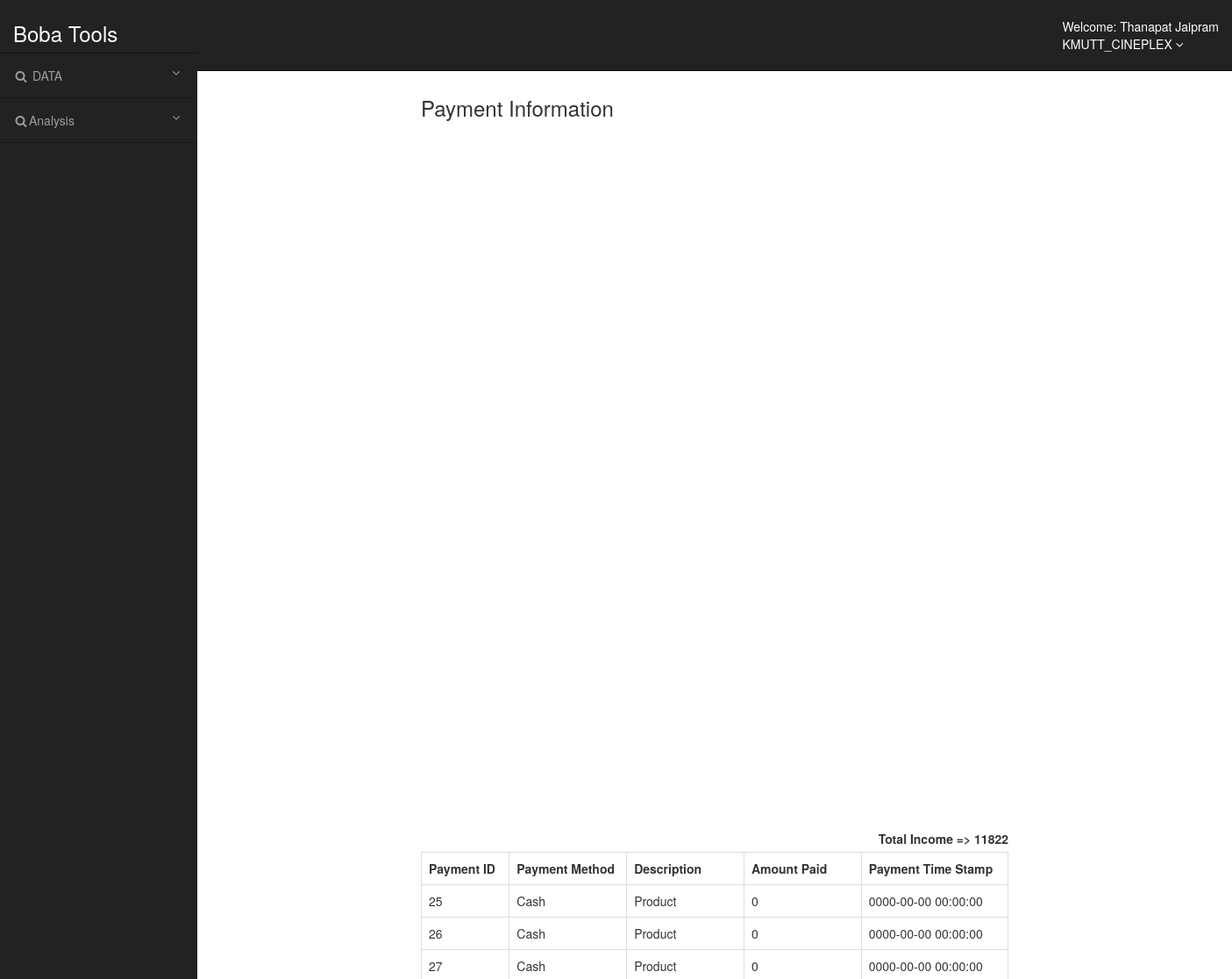
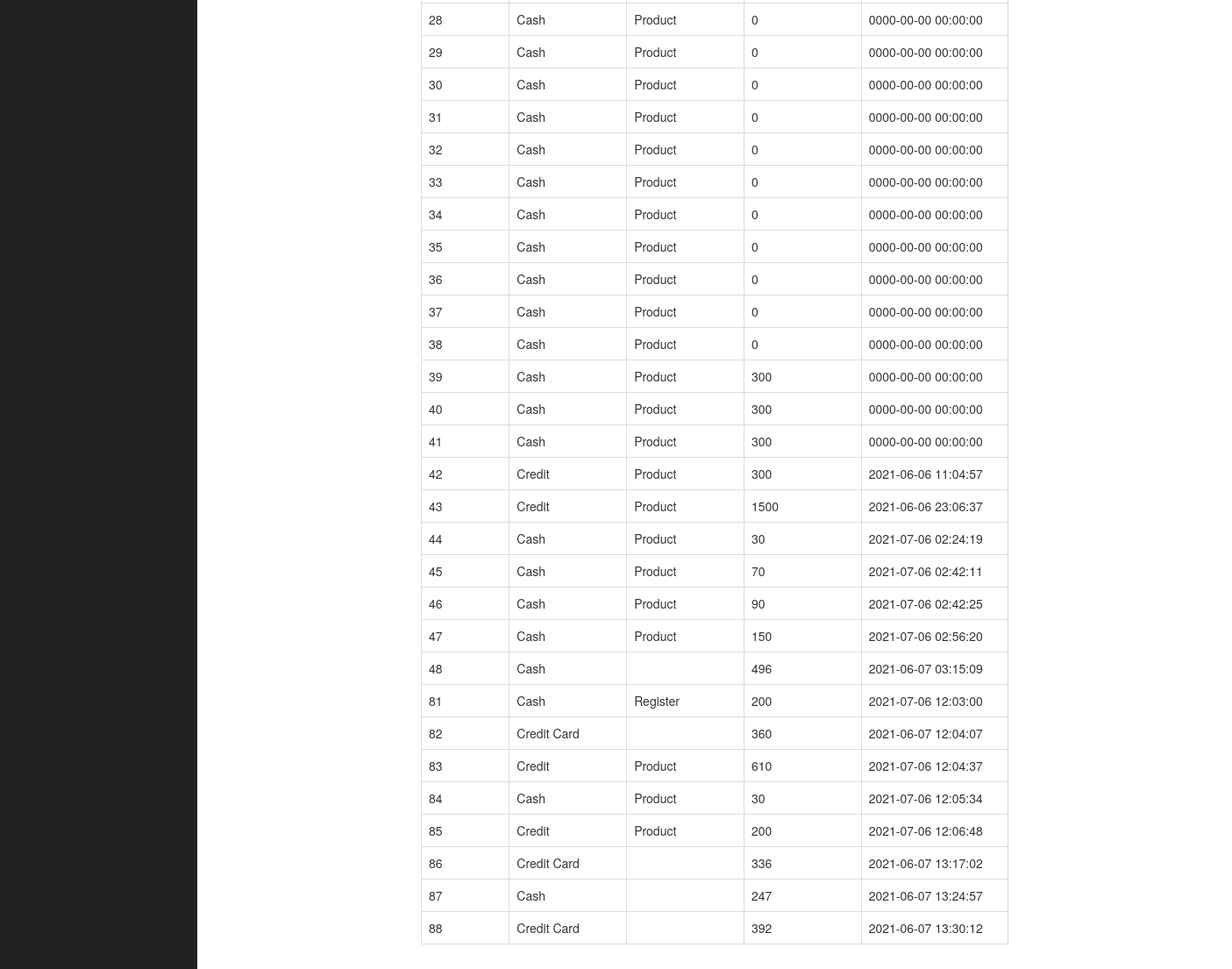
Screenshot of /infoPayment.php (signed in) with the database file from the repository (2 pictures, top to bottom).
### tables this page shows
CREATE TABLE `branch` (
  `Branch_ID` varchar(32) NOT NULL,
  `Branch_Name` varchar(64) NOT NULL,
  `Branch_Address` varchar(200) NOT NULL,
  `Branch_Tel` varchar(13) NOT NULL,
  `Number_Theater` int(2) NOT NULL,
  `OC_Time` varchar(64) NOT NULL
);

CREATE TABLE `payment` (
  `Payment_ID` int(6) NOT NULL,
  `Member_ID` varchar(32) NOT NULL,
  `Payment_method` varchar(32) NOT NULL,
  `Amount_Paid` double NOT NULL,
  `Payment_Date` datetime NOT NULL,
  `Description` varchar(32) NOT NULL
);

### infoPayment.php (the view, shortened to what this page needs)
<?php
include('connection.php');
?>
<?php
$sum = 0;
try {
    $handle = $link->prepare('SELECT DISTINCT Payment_method, SUM(Amount_Paid) AS Total FROM payment GROUP BY Payment_method');
    $handle->execute();
    $result = $handle->fetchAll(\PDO::FETCH_OBJ);
    foreach ($result as $row) {
        $sum = $sum + $row->Total;
    }
    $handle2 = $link->prepare('SELECT DISTINCT Description, SUM(Amount_Paid) AS Total FROM payment GROUP BY Description');
    $handle2->execute();
    $result2 = $handle2->fetchAll(\PDO::FETCH_OBJ);
    foreach ($result2 as $row2) {
        $sum = $sum + $row2->Total;
    }
} catch (\PDOException $ex) {
    print($ex->getMessage());
}
?>
<!DOCTYPE html>
<head>
    <link rel="stylesheet" href="https://maxcdn.bootstrapcdn.com/bootstrap/3.3.7/css/bootstrap.min.css">
    <link rel="stylesheet" href="crudstyle.css">
</head>
<body>
    <?php require 'headermanager.php'; ?>
    <div class="container bg-white pt-2 pb-4 ">
        <div class="container" style="width:700px;">
            <h3 aligh="conter">Payment Information</h3>
            <div id="chartContainer" style="height: 370px; width: 100%;"></div>
            <br>
            <div id="chartContainer2" style="height: 370px; width: 100%;"></div>
            <br><br>
            <div align="right">
            <label> Total Income => <?php echo $sum;?></label>
            </div>
            <div class="table-responsive">
                <table class="table table-bordered">
                    <tr>
                        <th width="15%">Payment ID</th>
                        <th width="20%">Payment Method</th>
                        <th width="20%">Description</th>
                        <th width="20%">Amount Paid</th>
                        <th width="25%">Payment Time Stamp</th>
                    </tr>
                    <?php
                    $query = "SELECT * FROM payment";
                    $result = mysqli_query($conn, $query);
                    while ($row = mysqli_fetch_array($result)) {
                    ?>
                        <tr>
                            <td><?php echo $row['Payment_ID']; ?></td>
                            <td><?php echo $row['Payment_method']; ?></td>
                            <td><?php echo $row['Description']; ?></td>
                            <td><?php echo $row['Amount_Paid']; ?></td>
                            <td><?php echo $row['Payment_Date']; ?></td>
                        </tr>
                    <?php
                    } ?>
                </table>
            </div>
            <br>
            <br>
        </div>
    </div>
</body>
</html>

### headermanager.php (shortened to what this page needs)
<?php
    $bID = $_SESSION['branch'];
    $bquery = "SELECT * FROM branch WHERE Branch_ID = $bID";
    $bresult = mysqli_query($conn,$bquery);
    $brow = mysqli_fetch_array($bresult);
    $bname = $brow['Branch_Name'];
?>
<div id="wrapper">
    <nav class="navbar navbar-inverse navbar-fixed-top" role="navigation">
        <div class="navbar-header">
            <a class="navbar-brand" href="#">
                <h3>Boba Tools</h3>
            </a>
        </div>
        <ul class="nav navbar-right top-nav">
            <li class="dropdown">
                <a href="#" class="dropdown-toggle" data-toggle="dropdown">Welcome: <?php echo $_SESSION['user'].'<br>'.$bname; ?> <b class="fa fa-angle-down"></b></a>
            </li>
        </ul>
        <div class="collapse navbar-collapse navbar-ex1-collapse">
            <ul class="nav navbar-nav side-nav">
                <li>
                    <a href="#" data-toggle="collapse" data-target="#submenu-1"><i class="fa fa-fw fa-search"></i>  DATA<i class="fa fa-fw fa-angle-down pull-right"></i></a>
                </li>
                <li>
                    <a href="#" data-toggle="collapse" data-target="#submenu-2"><i class="fa fa-fw fa-search"></i>Analysis<i class="fa fa-fw fa-angle-down pull-right"></i></a>
                </li>
            </ul>
        </div>
    </nav>
    <br><br>

### crudstyle.css (style rules this page uses)
@media (min-width:768px) { body { margin-top: 50px; } }
#wrapper { padding-left: 0; }
@media (min-width:768px) { #wrapper { padding-left: 225px; } }
.top-nav { padding: 0 15px; }
.top-nav>li { display: inline-block; float: left; }
.top-nav>li>a { padding-top: 20px; padding-bottom: 20px; line-height: 20px; color: #fff; }
@media (min-width:768px) { .side-nav { position: fixed; top: 60px; left: 225px; width: 225px; margin-left: -225px; border: none; border-radius: 0; border-top: 1px rgba(0,0,0,.5) solid; overflow-y: auto; background-color: #222; bottom: 0; overflow-x: hidden; padding-bottom: 40px; } }
@media (min-width:768px) { .side-nav>li>a { width: 225px; border-bottom: 1px rgba(0,0,0,.3) solid; } }
.navbar-brand { padding: 5px 15px; }

### rows the page displays
branch: Branch_Name "KMUTT_CINEPLEX"
payment: Payment_ID "25", Payment_method "Cash", Description "Product", Amount_Paid "0", Payment_Date "0000-00-00 00:00:00"
payment: Payment_ID "26", Payment_method "Cash", Description "Product", Amount_Paid "0", Payment_Date "0000-00-00 00:00:00"
payment: Payment_ID "27", Payment_method "Cash", Description "Product", Amount_Paid "0", Payment_Date "0000-00-00 00:00:00"
payment: Payment_ID "28", Payment_method "Cash", Description "Product", Amount_Paid "0", Payment_Date "0000-00-00 00:00:00"
payment: Payment_ID "29", Payment_method "Cash", Description "Product", Amount_Paid "0", Payment_Date "0000-00-00 00:00:00"
payment: Payment_ID "30", Payment_method "Cash", Description "Product", Amount_Paid "0", Payment_Date "0000-00-00 00:00:00"
payment: Payment_ID "31", Payment_method "Cash", Description "Product", Amount_Paid "0", Payment_Date "0000-00-00 00:00:00"
payment: Payment_ID "32", Payment_method "Cash", Description "Product", Amount_Paid "0", Payment_Date "0000-00-00 00:00:00"
payment: Payment_ID "33", Payment_method "Cash", Description "Product", Amount_Paid "0", Payment_Date "0000-00-00 00:00:00"
payment: Payment_ID "34", Payment_method "Cash", Description "Product", Amount_Paid "0", Payment_Date "0000-00-00 00:00:00"
payment: Payment_ID "35", Payment_method "Cash", Description "Product", Amount_Paid "0", Payment_Date "0000-00-00 00:00:00"
payment: Payment_ID "36", Payment_method "Cash", Description "Product", Amount_Paid "0", Payment_Date "0000-00-00 00:00:00"
payment: Payment_ID "37", Payment_method "Cash", Description "Product", Amount_Paid "0", Payment_Date "0000-00-00 00:00:00"
payment: Payment_ID "38", Payment_method "Cash", Description "Product", Amount_Paid "0", Payment_Date "0000-00-00 00:00:00"
payment: Payment_ID "39", Payment_method "Cash", Description "Product", Amount_Paid "300", Payment_Date "0000-00-00 00:00:00"
payment: Payment_ID "40", Payment_method "Cash", Description "Product", Amount_Paid "300", Payment_Date "0000-00-00 00:00:00"
payment: Payment_ID "41", Payment_method "Cash", Description "Product", Amount_Paid "300", Payment_Date "0000-00-00 00:00:00"
payment: Payment_ID "42", Payment_method "Credit", Description "Product", Amount_Paid "300", Payment_Date "2021-06-06 11:04:57"
payment: Payment_ID "43", Payment_method "Credit", Description "Product", Amount_Paid "1500", Payment_Date "2021-06-06 23:06:37"
payment: Payment_ID "44", Payment_method "Cash", Description "Product", Amount_Paid "30", Payment_Date "2021-07-06 02:24:19"
payment: Payment_ID "45", Payment_method "Cash", Description "Product", Amount_Paid "70", Payment_Date "2021-07-06 02:42:11"
payment: Payment_ID "46", Payment_method "Cash", Description "Product", Amount_Paid "90", Payment_Date "2021-07-06 02:42:25"
payment: Payment_ID "47", Payment_method "Cash", Description "Product", Amount_Paid "150", Payment_Date "2021-07-06 02:56:20"
payment: Payment_ID "48", Payment_method "Cash", Amount_Paid "496", Payment_Date "2021-06-07 03:15:09"
payment: Payment_ID "81", Payment_method "Cash", Description "Register", Amount_Paid "200", Payment_Date "2021-07-06 12:03:00"
payment: Payment_ID "82", Payment_method "Credit Card", Amount_Paid "360", Payment_Date "2021-06-07 12:04:07"
payment: Payment_ID "83", Payment_method "Credit", Description "Product", Amount_Paid "610", Payment_Date "2021-07-06 12:04:37"
payment: Payment_ID "84", Payment_method "Cash", Description "Product", Amount_Paid "30", Payment_Date "2021-07-06 12:05:34"
payment: Payment_ID "85", Payment_method "Credit", Description "Product", Amount_Paid "200", Payment_Date "2021-07-06 12:06:48"
payment: Payment_ID "86", Payment_method "Credit Card", Amount_Paid "336", Payment_Date "2021-06-07 13:17:02"
payment: Payment_ID "87", Payment_method "Cash", Amount_Paid "247", Payment_Date "2021-06-07 13:24:57"
payment: Payment_ID "88", Payment_method "Credit Card", Amount_Paid "392", Payment_Date "2021-06-07 13:30:12"

### other values shown
$_SESSION['user'] "Thanapat Jaipram"
$sum "11822"
